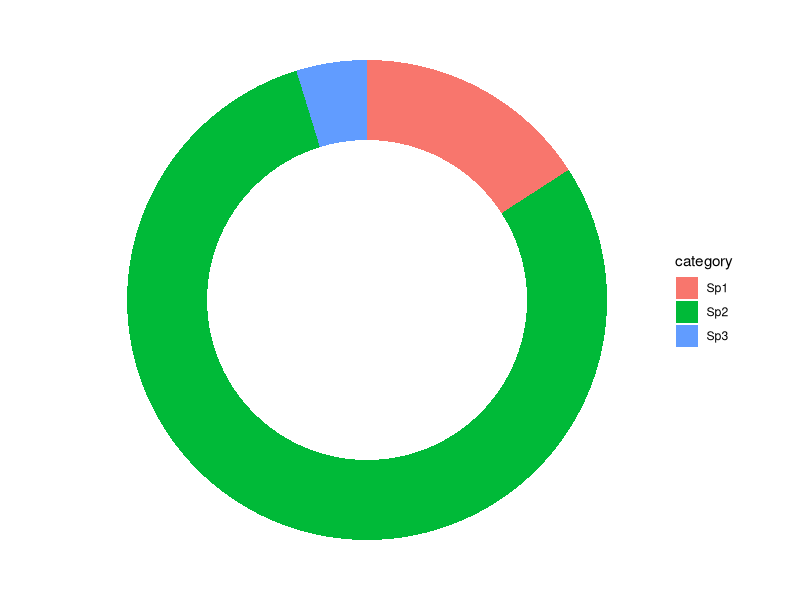
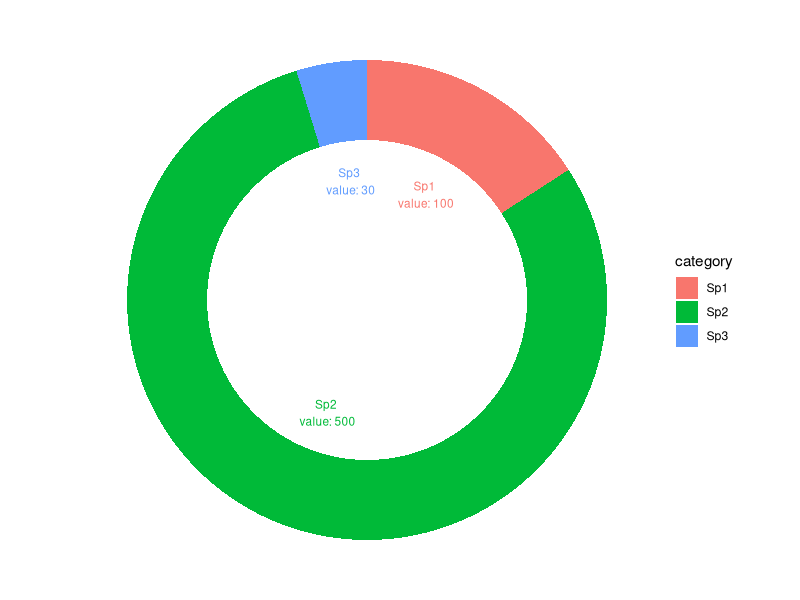

The R source for these figures, in order:
## ---- chunk 1
# load library
library(ggplot2)
 
# Create test data.
data <- data.frame(
  category=c("Sp1", "Sp2", "Sp3"),
  count=c(100, 500, 30)
)
 
# Compute percentages
data$fraction = data$count/sum(data$count)

# Compute the cumulative percentages
data$ymax = cumsum(data$fraction)

# Compute the bottom of each rectangle
data$ymin = c(0, head(data$ymax, n=-1))
data # Note the ymin and ymax columns and their values
 
# Make the plot
ggplot(data, aes(ymax=ymax, ymin=ymin, xmax=4, xmin=3, fill=category)) +
     geom_rect() +
     coord_polar(theta="y") + # Remove the last two lines by adding a hashtag in from of the line to understand how the chart is built initially
     xlim(c(1, 4))+ # Try to remove that to see how to make a pie chart (note that his creates the donut chart)
     theme_void() # Remove the axis and the grid

## ---- chunk 2
# load library
library(ggplot2)
 
# Create test data.
data <- data.frame(
  category=c("Sp1", "Sp2", "Sp3"),
  count=c(100, 500, 30)
)
 
# Compute percentages
data$fraction = data$count/sum(data$count)

# Compute the cumulative percentages
data$ymax = cumsum(data$fraction)

# Compute the bottom of each rectangle
data$ymin = c(0, head(data$ymax, n=-1))
data # Note the ymin and ymax columns and their values


# Compute label position
data$labelPosition <- (data$ymax + data$ymin) / 2

# Compute a good label

data$label <- paste0(data$category, "\n value: ", data$count)

 
# Make the plot
ggplot(data, aes(ymax=ymax, ymin=ymin, xmax=4, xmin=3, fill=category)) +
     geom_rect() +
     coord_polar(theta="y") + # Remove the last two lines by adding a hashtag in from of the line to understand how the chart is built initially
     xlim(c(1, 4))+ # Try to remove that to see how to make a pie chart (note that his creates the donut chart)
     theme_void()+ # Remove the axis and the grid
   geom_text( x=2.5, aes(y=labelPosition, label=label, color=category), size=3)

